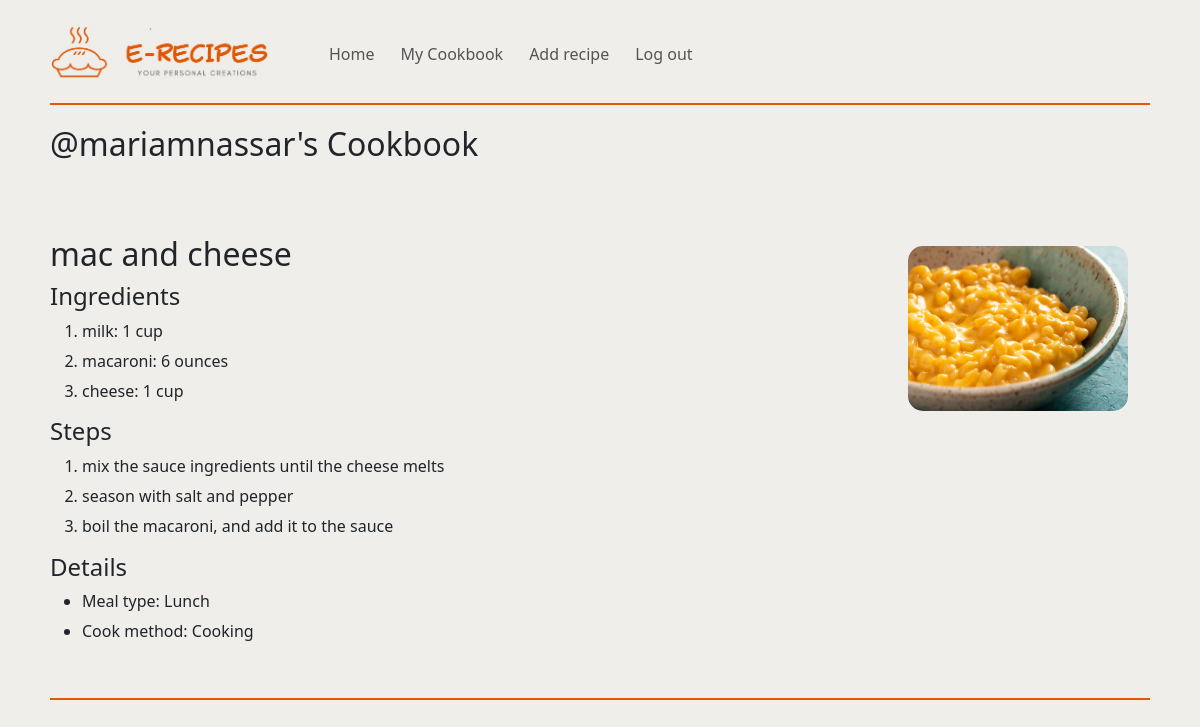
Screenshot of /usercookbook?username=mariamnassar (signed in) with the database file from the repository.
### tables this page shows
CREATE TABLE users (
id INTEGER PRIMARY KEY AUTOINCREMENT NOT NULL, 
username TEXT NOT NULL, 
hash TEXT NOT NULL);

CREATE TABLE recipes (
id INTEGER PRIMARY KEY AUTOINCREMENT,
user_id INTEGER NOT NULL,
name TEXT NOT NULL,
type TEXT NOT NULL,
cook TEXT NOT NULL,
image TEXT NOT NULL,
FOREIGN KEY (user_id) REFERENCES users(id)
);

CREATE TABLE ingredients (
id INTEGER PRIMARY KEY AUTOINCREMENT,
recipe_id INTEGER NOT NULL,
name TEXT NOT NULL,
amount TEXT NOT NULL,
FOREIGN KEY (recipe_id) REFERENCES recipes(id)
);

CREATE TABLE steps (
id INTEGER PRIMARY KEY AUTOINCREMENT,
recipe_id INTEGER NOT NULL,
step TEXT NOT NULL,
FOREIGN KEY (recipe_id) REFERENCES recipes(id)
);

### app.py (the view)
@app.route("/usercookbook")
@login_required
def usercookbook():
    connection = sqlite3.connect('project.db', check_same_thread=False)
    db = connection.cursor()
    db.row_factory = sqlite3.Row
    username = request.args.get('username')
    user_id_row = db.execute("SELECT id FROM users WHERE username = ?", (username, )).fetchone()
    user_id = user_id_row["id"]
    recipes = db.execute("SELECT * FROM recipes WHERE user_id = ?", (user_id, )).fetchall()
    recipe_list = []
    for recipe in recipes:
        recipe_id = recipe["id"]
        ingredients = db.execute("SELECT * FROM ingredients WHERE recipe_id = ?", (recipe_id, )).fetchall()
        steps = db.execute("SELECT * FROM steps WHERE recipe_id = ?", (recipe_id, )).fetchall()
        recipe_dict = {
        "id": recipe_id,
        "name": recipe["name"],
        "type": recipe["type"],
        "cook": recipe["cook"],
        "image": recipe["image"],
        "ingredients": ingredients,
        "steps": steps
        }
        recipe_list.append(recipe_dict)
    connection.commit()
    connection.close()
    return render_template("usercookbook.html", recipe_list=recipe_list, username=username, show_search=False)

### app.py (called while the page is built)
@app.after_request
def after_request(response):
    response.headers["Cache-Control"] = "no-cache, no-store, must-revalidate"
    response.headers["Expires"] = 0
    response.headers["Pragma"] = "no-cache"
    return response

### helpers.py (called while the page is built)
def login_required(f):
    @wraps(f)
    def decorated_function(*args, **kwargs):
        if session.get("user_id") is None:
            return redirect("/login")
        return f(*args, **kwargs)
    return decorated_function

### templates/usercookbook.html (shortened to what this page needs)
{% extends "layout.html" %}
{% block body %}
    <h2 class="heading"> @{{ username }}'s Cookbook </h2>
    <br>
    {% for recipe_dict in recipe_list %}
        <div class="container">
            <br>
            <img src= "{{ recipe_dict.image}}" class="recipe_img" alt="{{recipe_dict.name}}">
            <h2> {{ recipe_dict.name }} </h2>
            <h4>Ingredients </h4>
            <ol>
                {% for ingredient in recipe_dict.ingredients %}
                    <li> <h6> {{ ingredient.name }}: {{ ingredient.amount }} </h6> </li>
                {% endfor %}
            </ol>
            <h4>Steps </h4>
            <ol>
                {% for step in recipe_dict.steps %}
                    <li> <h6> {{ step.step }} </h6> </li>
                {% endfor %}
            </ol>
            <h4> Details </h4>
            <ul>
                <li> <h6> Meal type: {{ recipe_dict.type }} </h6> </li>
                <li> <h6> Cook method: {{ recipe_dict.cook }} </h6> </li>
            </ul>
            <br>
        </div>
        <br>
    {% endfor %}
{% endblock %}

### static/styles.css (style rules this page uses)
* { margin: 0; padding: 0; }
body { margin: 5px 50px; background-color: #efeeeb; display: flex; }
.container { border-bottom: 2px solid #e45700; padding: 2vh 0; }
.recipe_img { float: right; width: 20%; height:20%; margin-top: 1%; margin-right: 2%; border-radius: 15px; }

### rows the page displays
users: username "mariamnassar"
recipes: image (picture), name "mac and cheese", type "Lunch", cook "Cooking"
ingredients: name "milk", amount "1 cup"
ingredients: name "macaroni", amount "6 ounces"
ingredients: name "cheese", amount "1 cup"
steps: step "mix the sauce ingredients until the cheese melts"
steps: step "season with salt and pepper"
steps: step "boil the macaroni, and add it to the sauce"
